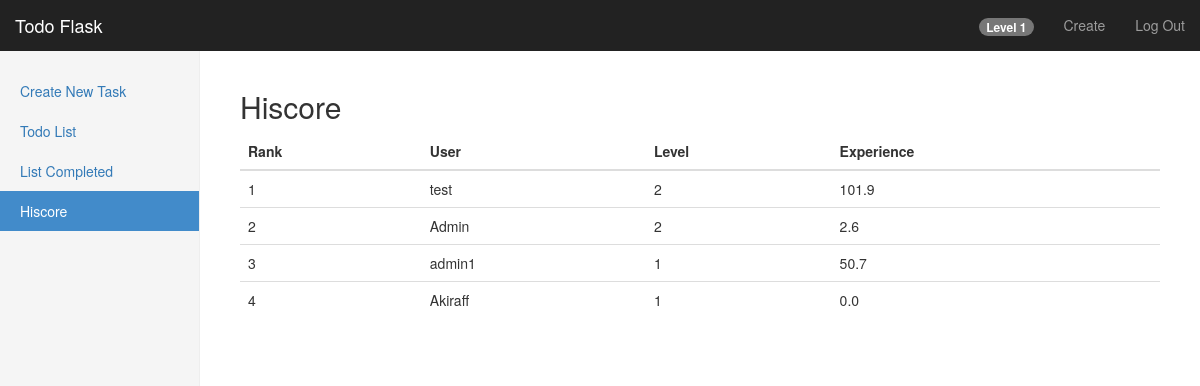
Before: /dashboard/hiscore (signed in) with the older database file.
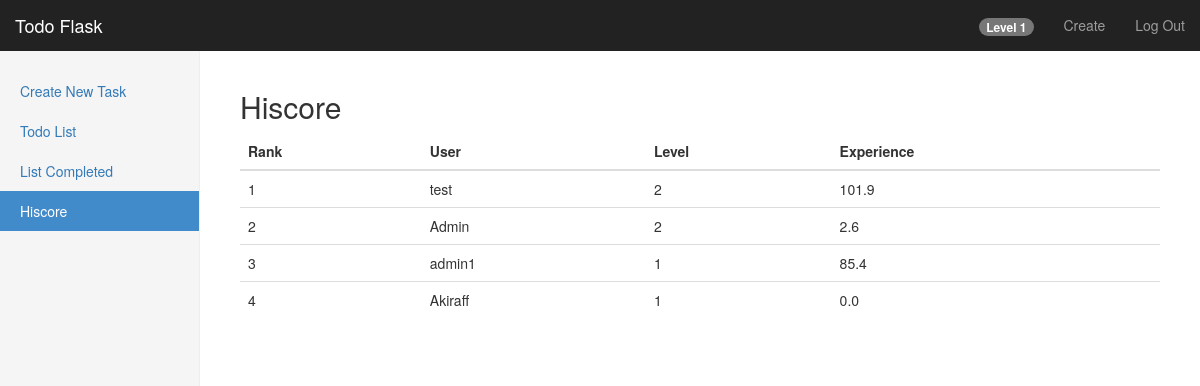
After: the same page with the newer database file.
### models/experience.py (models this page shows)
class Experience(db.Model):
    id = db.Column(db.Integer, primary_key=True)
    user_id = db.Column(db.Integer, db.ForeignKey('user.id'))
    username = db.Column(db.String)
    level = db.Column(db.Integer)
    xp = db.Column(db.Float)
    total_xp = db.Column(db.Float)

### route.py (the view)
@app.route('/dashboard/hiscore')
@login_required
def dashboard_hiscore():
    experience = get_all_experience_users()
    return render_template('/dashboard/hiscore.html', users=experience, level=get_user_level(current_user))

### controllers/experience_controller.py (called while the page is built)
def get_all_experience_users():
    xp = Experience.query.order_by(Experience.total_xp.desc()).all()
    return xp

def get_user_level(current_user):
    user = Experience.query.filter_by(author=current_user).first()
    return user.level

### route.py (called while the page is built)
@login_manager.user_loader
def load_user(user_id):
    return User.query.get(int(user_id))

### templates/dashboard/hiscore.html (shortened to what this page needs)
{% extends "bootstrap/base.html" %}
{% import "bootstrap/wtf.html" as wtf %}
{% block styles %}
    {{super()}}
    <link rel="stylesheet" href="{{url_for('.static', filename='dashboard.css')}}">
    <link rel="stylesheet" href="{{url_for('.static', filename='dashboard-list.css')}}">
{% endblock %}
{% block content %}
    <nav class="navbar navbar-inverse navbar-fixed-top">
        <div class="container-fluid">
            <div class="navbar-header">
                <a class="navbar-brand" href="#">Todo Flask</a>
            </div>
            <div id="navbar" class="navbar-collapse collapse">
                <ul class="nav navbar-nav navbar-right">
                    <li><a><span class="badge">Level {{level}}</span></a></li>
                    <li><a href="/dashboard/create">Create</a></li>
                    <li><a href="/logout">Log Out</a></li>
                </ul>
            </div>
        </div>
    </nav>
    <div class="container-fluid">
        <div class="row">
            <div class="col-sm-3 col-md-2 sidebar">
                <ul class="nav nav-sidebar">
                    <li><a href="/dashboard/create">Create New Task</a></li>
                    <li><a href="/dashboard/list">Todo List</a></li>
                    <li><a href="/dashboard/complete">List Completed</a></li>
                    <li class="active"><a href="/dashboard/hiscore">Hiscore</a></li>
                </ul>
            </div>
            <div class="col-sm-9 col-sm-offset-3 col-md-10 col-md-offset-2 main">
                <h2>Hiscore</h2>
                <table class="table">
                    <thead>
                        <tr>
                            <th>Rank</th>
                            <th>User</th>
                            <th>Level</th>
                            <th>Experience</th>
                        </tr>
                    </thead>
                    <tbody>
                        {% for user in users %}
                            <tr>
                                <td>{{loop.index}}</td>
                                <td>{{user.username}}</td>
                                <td>{{user.level}}</td>
                                <td>{{user.xp}}</td>
                            </tr>
                        {% endfor %}
                    </tbody>
                </table>
            </div>
        </div>
    </div>
{% endblock %}

Changed rows visible on the page:
changed Experience "admin1": xp "50.7" → "85.4"
